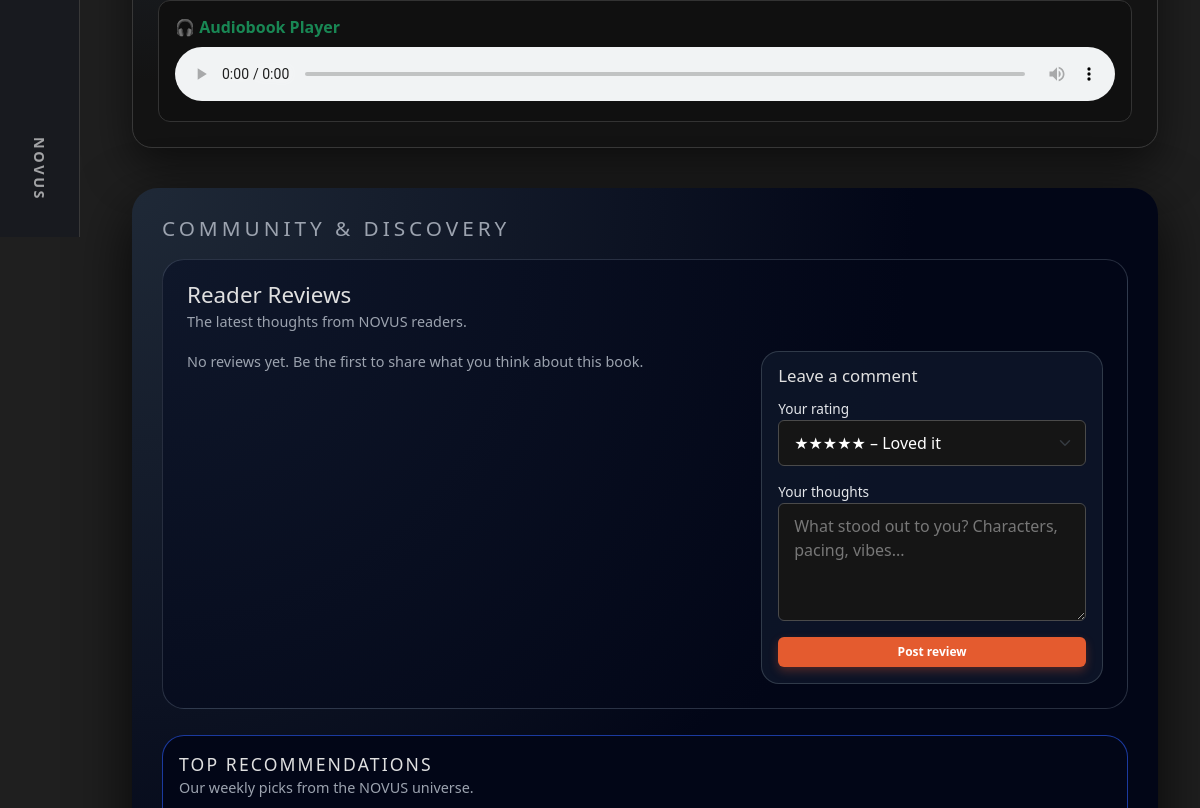
Page /book/1 (signed in, middle part) on the earlier database version.
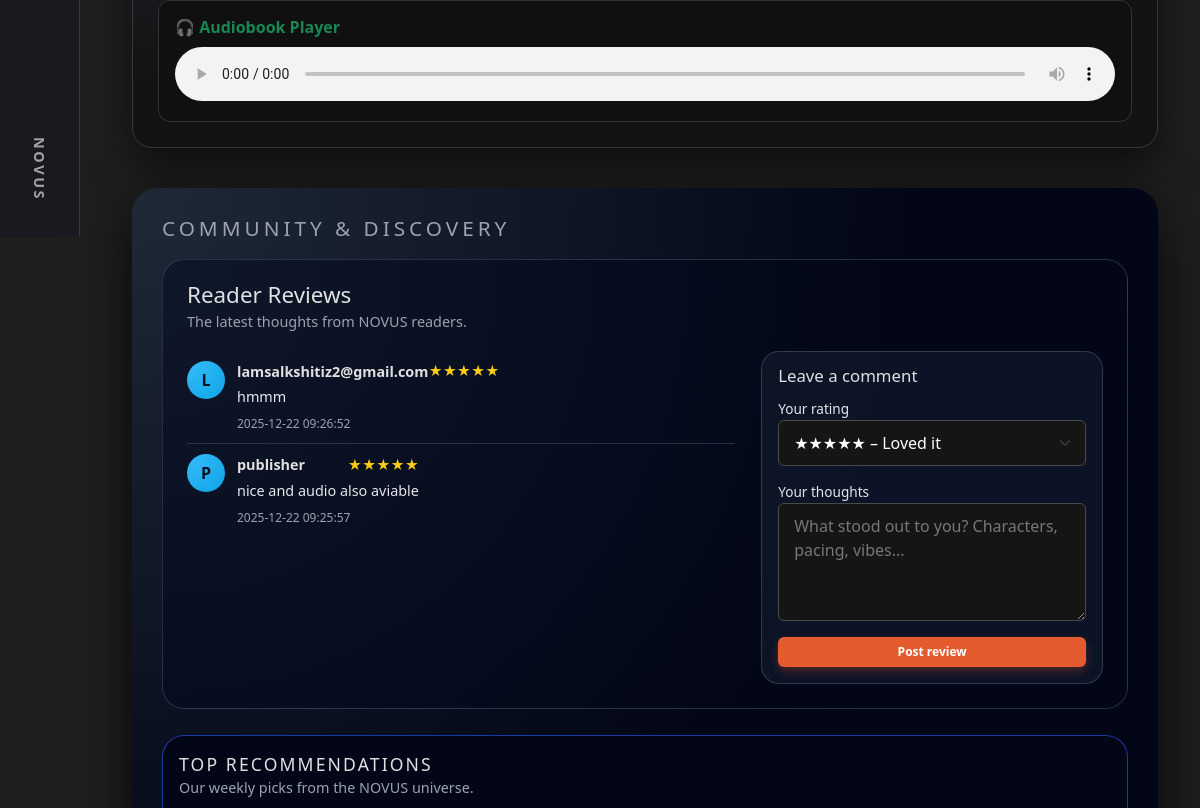
Same page on the later database version.
### tables this page shows
CREATE TABLE reviews (
    id INTEGER PRIMARY KEY,
    user_id INTEGER NOT NULL,
    book_id INTEGER NOT NULL,
    rating INTEGER,
    content TEXT,
    created_at TEXT DEFAULT (DATETIME('now'))
);

CREATE TABLE users (
                    id INTEGER PRIMARY KEY,
                    username TEXT UNIQUE,
                    password TEXT,
                    role TEXT
                , status TEXT DEFAULT 'active', pending_publisher INTEGER DEFAULT 0, is_banned INTEGER DEFAULT 0, email TEXT, avatar_url TEXT, plan TEXT, plan_expires_at TEXT);

### app.py (the view)
@app.route("/book/<int:id>")
def view_book(id):
    if "user_id" not in session:
        return redirect(url_for("login"))
    conn = get_conn()
    c = conn.cursor()
    c.execute(
        "SELECT id, title, author, category, pdf_filename, audio_filename, cover_path, description FROM books WHERE id=?",
        (id,),
    )
    book = c.fetchone()
    if not book:
        conn.close()
        flash("Book not found.", "danger")
        return redirect(url_for("home"))
    user_id = session["user_id"]
    today = datetime.now().strftime("%Y-%m-%d")
    c.execute("SELECT 1 FROM history WHERE user_id=? AND book_id=?", (user_id, id))
    if not c.fetchone():
        c.execute(
            "INSERT INTO history (user_id, book_id, date_read) VALUES (?, ?, ?)",
            (user_id, id, today),
        )
        conn.commit()
    try:
        c.execute("""
            INSERT INTO activity_log (user_id, book_id, activity_type)
            VALUES (?, ?, ?)
        """, (user_id, id, 'read'))
        conn.commit()
    except Exception:
        pass
    c.execute(
        "SELECT status, progress FROM watchlist WHERE user_id=? AND book_id=?",
        (user_id, id),
    )
    watchlist_row = c.fetchone()
    current_status = watchlist_row[0] if watchlist_row else None
    c.execute(
        "SELECT 1 FROM favorites WHERE user_id=? AND book_id=?",
        (user_id, id),
    )
    is_favorited = c.fetchone() is not None
    try:
        c.execute("""
            SELECT id, title, author, category, cover_path
            FROM books
            WHERE id != ?
            ORDER BY RANDOM()
            LIMIT 3
        """, (id,))
        recommendations = c.fetchall()
    except sqlite3.OperationalError:
        c.execute("""
            SELECT id, title, author, category
            FROM books
            WHERE id != ?
            ORDER BY RANDOM()
            LIMIT 3
        """, (id,))
        recommendations = c.fetchall()
    try:
        c.execute("""
            SELECT b.id, b.title, b.category, b.cover_path, COUNT(*) as cnt
            FROM watchlist w
            JOIN books b ON b.id = w.book_id
            GROUP BY b.id, b.title, b.category, b.cover_path
            ORDER BY cnt DESC
            LIMIT 3
        """)
        top_wishlisted = c.fetchall()
    except sqlite3.OperationalError:
        c.execute("""
            SELECT b.id, b.title, b.category, COUNT(*) as cnt
            FROM watchlist w
            JOIN books b ON b.id = w.book_id
            GROUP BY b.id, b.title, b.category
            ORDER BY cnt DESC
            LIMIT 3
        """)
        top_wishlisted = c.fetchall()
    c.execute("""
        SELECT r.id, r.content, r.rating, r.created_at,
               u.username, u.id
        FROM reviews r
        JOIN users u ON u.id = r.user_id
        WHERE r.book_id=?
        ORDER BY datetime(r.created_at) DESC
    """, (id,))
    reviews = c.fetchall()
    conn.close()
    status_labels = {
        "watching": "Watching",
        "on_hold": "On-Hold",
        "planned": "Plan to Watch",
        "dropped": "Dropped",
        "completed": "Completed",
    }
    return render_template(
    "book_detail.html",
    book=book,
    reviews=reviews,
    recommendations=recommendations,
    top_wishlisted=top_wishlisted,
    is_favorited=is_favorited
)

### app.py (called while the page is built)
def get_conn():
    return sqlite3.connect(DB_PATH)

@app.before_request
def check_banned():
    uid = session.get("user_id")
    if not uid:
        return
    conn = get_conn()
    c = conn.cursor()
    c.execute("SELECT COALESCE(is_banned,0), COALESCE(status,'active') FROM users WHERE id=?", (uid,))
    row = c.fetchone()
    conn.close()
    if row:
        is_banned, status = row
        if int(is_banned) == 1 or status == "banned":
            session.clear()
            flash("Your account has been banned.", "danger")
            return redirect(url_for("login"))

@app.context_processor
def inject_user_avatar():
    return {
        'user_avatar': session.get('avatar_url'),
        'user_id': session.get('user_id')
    }

@app.before_request
def _ensure_db_initialized():
    global _db_init_done
    if not _db_init_done:
        try:
            init_db()
        except Exception:
            pass
        _db_init_done = True

### templates/book_detail.html (shortened to what this page needs)
{% extends "base.html" %}
{% block content %}
<div class="reading-page">
  <div class="container mt-3 mb-5">
    <div class="section-container reading-hero mt-3">
      {% if book[5] %}
      <div id="audio-player" class="reading-audio mt-4">
        <label class="text-success mb-2">
          🎧 <strong>Audiobook Player</strong>
        </label>
        <audio controls style="width: 100%;">
          <source
            src="{{ url_for('static', filename='audio/' + book[5]) }}"
            type="audio/mpeg"
          />
        </audio>
      </div>
      {% endif %}
    </div>
<section class="book-community">
  <div class="bc-main-title">
    <h2>Community &amp; Discovery</h2>
  </div>
  <div class="bc-reviews-card">
    <div class="bc-reviews-header">
      <div>
        <h3>Reader Reviews</h3>
        <p class="bc-subtitle">The latest thoughts from NOVUS readers.</p>
      </div>
    </div>
    <div class="bc-reviews-layout">
      <div class="bc-reviews-list">
        {% if reviews %}
          {% for r in reviews %}
          <article class="bc-review-item" onclick="openUserInteractionModal({{ r[5] }}, '{{ r[4] }}', 'Reader', null, event, 'review')" style="cursor: pointer;">
            <div class="bc-review-avatar">
              {{ r[4][0]|upper }}
            </div>
            <div class="bc-review-content">
              <div class="bc-review-topline">
                <span class="bc-review-user">{{ r[4] }}</span>
                <span class="bc-review-stars">
                  {% for _ in range(r[2] or 0) %}★{% endfor %}
                </span>
              </div>
              <p class="bc-review-text">{{ r[1] }}</p>
              <span class="bc-review-date">
                {{ r[3] or '' }}
              </span>
            </div>
          </article>
          {% endfor %}
        {% else %}
          <p class="bc-empty-state">
            No reviews yet. Be the first to share what you think about this book.
          </p>
        {% endif %}
      </div>
      <div class="bc-review-form">
        <h4>Leave a comment</h4>
        {% if session.get('user_id') %}
        <form action="{{ url_for('add_review', id=book[0]) }}" method="post">
          <label class="bc-field-label">Your rating</label>
          <select name="rating" class="form-select bc-select">
            <option value="5">★★★★★ – Loved it</option>
          </select>
          <label class="bc-field-label mt-3">Your thoughts</label>
          <textarea
            name="content"
            rows="4"
            class="form-control bc-textarea"
            placeholder="What stood out to you? Characters, pacing, vibes..."
          ></textarea>
          <button type="submit" class="btn btn-orange w-100 mt-3">
            Post review
          </button>
        </form>
        {% else %}
        <p class="bc-login-note">
          <a href="{{ url_for('login') }}">Log in</a> to leave a review and join the discussion.
        </p>
        {% endif %}
      </div>
    </div>
  </div>
  <div class="bc-top-rec-strip">
    <div class="bc-strip-header">
      <div>
        <h3>Top Recommendations</h3>
        <p class="bc-subtitle">Our weekly picks from the NOVUS universe.</p>
      </div>
    </div>
  </div>
</section>
  </div>
</div>
{% endblock %}

### templates/base.html (shortened to what this page needs)
<!DOCTYPE html>
<html lang="en">
  <head>
    <link
      href="https://cdn.jsdelivr.net/npm/bootstrap@5.3.3/dist/css/bootstrap.min.css"
      rel="stylesheet"
    />
    <link
      rel="stylesheet"
      href="https://cdnjs.cloudflare.com/ajax/libs/font-awesome/6.4.0/css/all.min.css"
    />
    <link
      rel="stylesheet"
      href="{{ url_for('static', filename='css/style.css') }}"
    />
  </head>
  <body class="{{ body_class|default('') }}">
    <div class="sidebar">
      <div class="sidebar-footer">
        <span class="sidebar-brand-text">NOVUS</span>
      </div>
    </div>
    <div class="main-content">
      {% block content %}{% endblock %}
    </div>
  </body>
</html>

Differences in the rows shown:
added reviews: username "L", username "lamsalkshitiz2@gmail.com", rating 5 (drawn), content "hmmm", created_at "2025-12-22 09:26:52"
added reviews: username "P", username "publisher", rating 5 (drawn), content "nice and audio also aviable", created_at "2025-12-22 09:25:57"
Other differences:
text no longer shown: "No reviews yet. Be the first to share what you think about this book."
